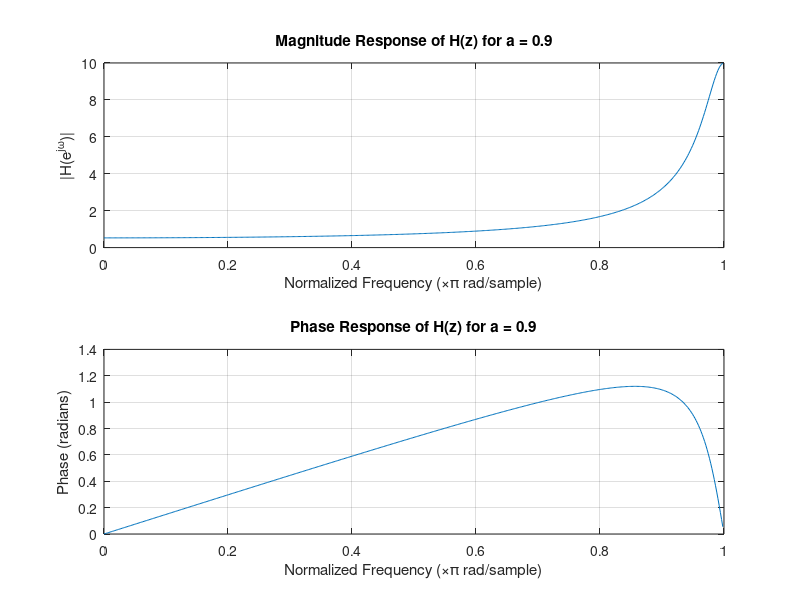
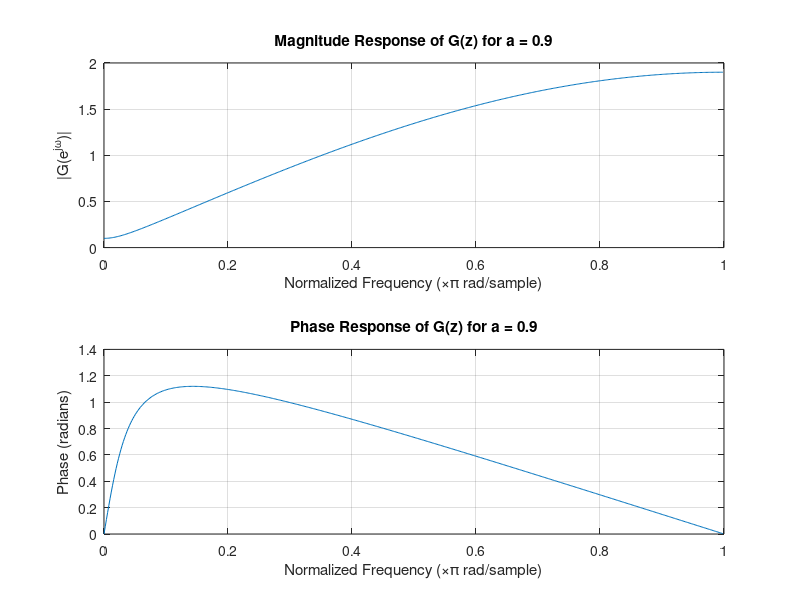
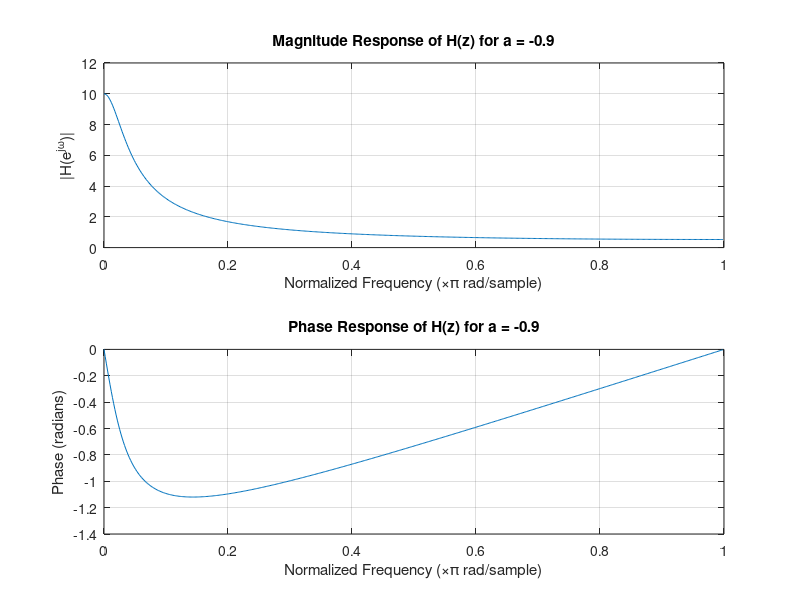
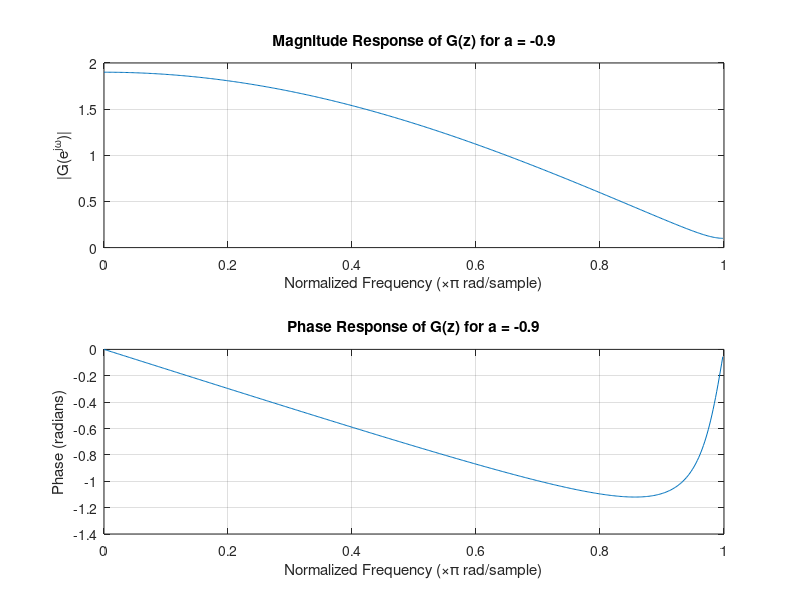

MATLAB code to generate these figures, in order:
% WIMALASOORIYA G.H.N.P.D.
% 2022E039

% Define values of 'a'
a_values = [0.9, -0.9];

% Frequency range
[W,~] = freqz(1,[1],512); % just to get W values for plotting

for i = 1:length(a_values)
    a = a_values(i);
    
    % Define H(z) and G(z)
    b_H = 1;          % Numerator of H(z)
    a_H = [1 a];      % Denominator of H(z)
    
    b_G = [1 -a];     % Numerator of G(z)
    a_G = 1;          % Denominator of G(z) (FIR)
    
    % Frequency response for H(z)
    [H,w] = freqz(b_H, a_H, 512);
    
    % Frequency response for G(z)
    [G,~] = freqz(b_G, a_G, 512);
    
    % Plot for H(z)
    figure;
    subplot(2,1,1);
    plot(w/pi, abs(H));
    title(['Magnitude Response of H(z) for a = ' num2str(a)]);
    xlabel('Normalized Frequency (\times\pi rad/sample)');
    ylabel('|H(e^{j\omega})|');
    grid on;
    
    subplot(2,1,2);
    plot(w/pi, angle(H));
    title(['Phase Response of H(z) for a = ' num2str(a)]);
    xlabel('Normalized Frequency (\times\pi rad/sample)');
    ylabel('Phase (radians)');
    grid on;
    
    % Plot for G(z)
    figure;
    subplot(2,1,1);
    plot(w/pi, abs(G));
    title(['Magnitude Response of G(z) for a = ' num2str(a)]);
    xlabel('Normalized Frequency (\times\pi rad/sample)');
    ylabel('|G(e^{j\omega})|');
    grid on;
    
    subplot(2,1,2);
    plot(w/pi, angle(G));
    title(['Phase Response of G(z) for a = ' num2str(a)]);
    xlabel('Normalized Frequency (\times\pi rad/sample)');
    ylabel('Phase (radians)');
    grid on;
end
